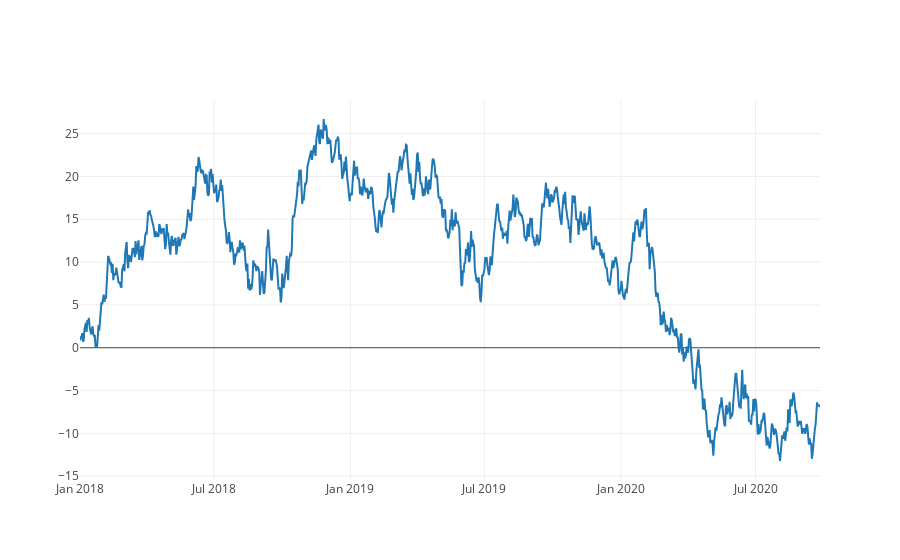

Source (notebook cell):
### Code cell
df = pd.DataFrame(np.random.randn(1000, 4), index=pd.date_range('1/1/2018', periods=1000), columns=list('ABCD'))
df = df.cumsum()  

trace1 = go.Scatter(
    y=df['A'],
    x=df.index
)
data = [trace1]

py.iplot(data)

### Figure 1 — Plotly figure (JSON) as saved in the notebook; plotly's stock layout.template omitted (floating-point values rounded to 4 significant figures; data arrays with more than 128 entries replaced by an {"elided": "..."} marker saying what was removed)
{"data": [{"type": "scatter", "uid": "235ce13a-3089-4fe0-992f-55d5df3949cb", "x": {"elided": "1000 str values"}, "y": {"elided": "1000 float values"}}], "layout": {"autosize": true, "xaxis": {"autorange": true, "range": ["2018-01-01", "2020-09-26"], "type": "date"}, "yaxis": {"autorange": true, "range": [-15.44, 28.93], "type": "linear"}}}
